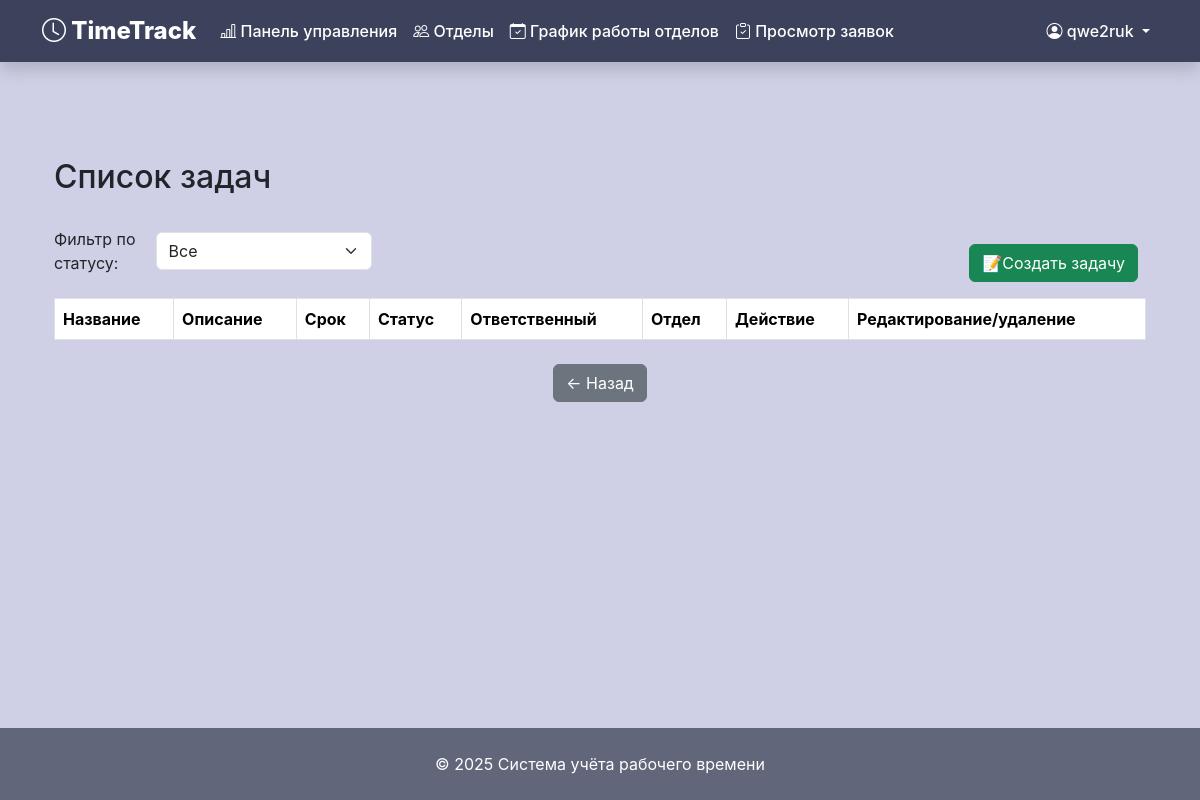
/tasks/ (signed in), run on an earlier commit of the app's database.
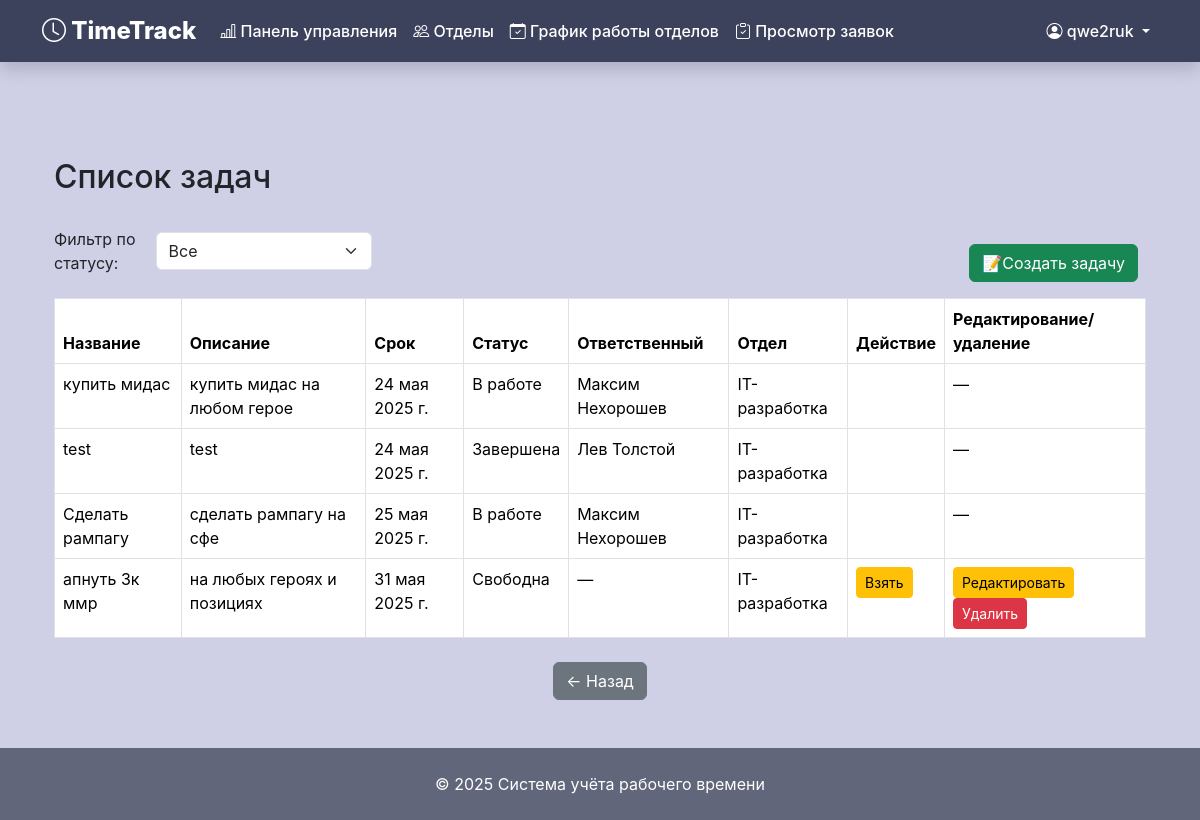
And on a later commit of the database.
### time_site/models.py (models this page shows, shortened)
class TeamTask(models.Model):
    STATUS_CHOICES = [
        ('свободна', 'Свободна'),
        ('в работе', 'В работе'),
        ('завершена', 'Завершена'),
    ]
    title = models.CharField("Название задачи", max_length=200)
    description = models.TextField("Описание", blank=True)
    created_by = models.ForeignKey(
        settings.AUTH_USER_MODEL,
        on_delete=models.CASCADE,
        related_name='created_tasks',
        verbose_name="Создатель"
    )
    assigned_to = models.ForeignKey(
        settings.AUTH_USER_MODEL,
        on_delete=models.SET_NULL,
        null=True,
        blank=True,
        related_name='assigned_tasks',
        verbose_name="Исполнитель"
    )
    department = models.ForeignKey(
        'Department',
        on_delete=models.CASCADE,
        verbose_name="Отдел"
    )
    start_date = models.DateField("Дата начала", default=timezone.now)
    due_date = models.DateField("Срок сдачи")
    status = models.CharField("Статус", max_length=20, choices=STATUS_CHOICES, default='свободна')
    class Meta:
        verbose_name = "Задача команды"
        verbose_name_plural = "Задачи команды"
        ordering = ['due_date']

class CustomUser(AbstractUser):
    email = models.EmailField(
        _('Электронная почта'),
        blank=False
    )
    ROLE_CHOICES = [
        ('Сотрудник', 'Сотрудник'),
        ('Руководитель', 'Руководитель'),
        ('Администратор', 'Администратор'),
    ]
    role = models.CharField(
        _('Роль'),
        max_length=50,
        choices=ROLE_CHOICES,
        default='Сотрудник'
    )
    post = models.CharField(
        _('Должность'),
        max_length=50,
        blank=True
    )
    hire_date = models.DateField(
        _('Дата приёма на работу'),
        default=timezone.now
    )
    phone = models.CharField(
        _('Телефон'),
        max_length=20,
        blank=True
    )
    description = models.TextField(
        _('Описание'),
        blank=True
    )
    department = models.ForeignKey(
        Department,
        on_delete=models.SET_NULL,
        null=True,
        blank=True,
        related_name='employees',
        verbose_name='Отдел'
    )
    is_active = models.BooleanField(
        _('Активен'),
        default=True
    )
    @property
    def is_manager(self):
        return self.role == 'Руководитель'
    class Meta:
        verbose_name = 'Пользователь'
        verbose_name_plural = 'Пользователи'

class Department(models.Model):
    name = models.CharField(max_length=100, unique=True)
    manager = models.ForeignKey(
        'CustomUser',
        on_delete=models.SET_NULL,
        null=True,
        blank=True,
        limit_choices_to={'role': 'Руководитель'},
        related_name='managed_departments'
    )
    class Meta:
        verbose_name = 'Отдел'
        verbose_name_plural = 'Отделы'

### time_site/views/task_track.py (the view)
# urls.py: path('tasks/', task_track.task_list, name='task_list'),
def task_list(request):
    user = request.user
    tasks = TeamTask.objects.all()
    if user.department:
        tasks = tasks.filter(department=user.department)
    status = request.GET.get('status')
    if status:
        tasks = tasks.filter(status=status)
    return render(request, 'task_track/task_list.html', {'tasks': tasks})

### time_site/templates/task_track/task_list.html (shortened to what this page needs)
{% extends "base.html" %}
{% block content %}
<div class="container mt-5">
    <h2 class="mb-4">Список задач</h2>
    <div class="d-flex justify-content-between align-items-center mb-3">
        <form method="get" class="d-flex align-items-center gap-2">
            <label for="status" class="form-label mb-0">Фильтр по статусу:</label>
            <select name="status" id="status" class="form-select" onchange="this.form.submit()">
                <option value="" {% if not request.GET.status %}selected{% endif %}>Все</option>
            </select>
        </form>
        {% if user.role == "Руководитель" %}
            <div class="text-center mt-4">
                <a href="{% url 'create_task' %}" class="btn btn-success me-2">
                    📝Создать задачу
                </a>
            </div>
        {% endif %}
    </div>
    <table class="table table-bordered">
        <thead>
            <tr>
                <th>Название</th>
                <th>Описание</th>
                <th>Срок</th>
                <th>Статус</th>
                <th>Ответственный</th>
                <th>Отдел</th>
                <th>Действие</th>
                <th>Редактирование/удаление</th>
            </tr>
        </thead>
        <tbody>
        {% for task in tasks %}
            <tr>
                <td>{{ task.title }}</td>
                <td>{{ task.description }}</td>
                <td>{{ task.due_date }}</td>
                <td>{{ task.get_status_display }}</td>
                <td>{{ task.assigned_to.get_full_name|default:"—" }}</td>
                <td>{{ task.department.name }}</td>
                <td>
                    {% if user == task.assigned_to and task.status == "в работе" %}
                        <a href="{% url 'complete_task' task.id %}" class="btn btn-success btn-sm">Завершить</a>
                    {% elif not task.assigned_to %}
                        <a href="{% url 'take_task' task.id %}" class="btn btn-warning btn-sm">Взять</a>
                    {% endif %}
                </td>
                <td>
                    {% if user.is_authenticated and user.is_manager and not task.assigned_to %}
                        <a href="{% url 'edit_task' task.id %}" class="btn btn-sm btn-warning">Редактировать</a>
                        <form action="{% url 'delete_task' task.id %}" method="post" style="display:inline;">
                            <button type="submit" class="btn btn-sm btn-danger" onclick="return confirm('Вы уверены, что хотите удалить эту задачу?');">Удалить</button>
                        </form>
                    {% else %}
                        —
                    {% endif %}
                </td>
            </tr>
        {% endfor %}
        </tbody>
    </table>
    <div class="text-center mt-4">
        <a href="javascript:history.back()" class="btn btn-secondary">
            ← Назад
        </a>
    </div>
</div>
{% endblock %}

What changed in the data, as far as the page shows it:
added TeamTask: title "купить мидас", description "купить мидас на любом герое", due_date "24 мая 2025 г.", status "В работе", assigned_to.get_full_name "Максим Нехорошев", department.name "IT-разработка"
added TeamTask: title "test", description "test", due_date "24 мая 2025 г.", status "Завершена", assigned_to.get_full_name "Лев Толстой", department.name "IT-разработка"
added TeamTask: title "Сделать рампагу", description "сделать рампагу на сфе", due_date "25 мая 2025 г.", status "В работе", assigned_to.get_full_name "Максим Нехорошев", department.name "IT-разработка"
added TeamTask: title "апнуть 3к ммр", description "на любых героях и позициях", due_date "31 мая 2025 г.", status "Свободна", assigned_to.get_full_name "—", department.name "IT-разработка", shows "Взять", shows "Редактировать"
